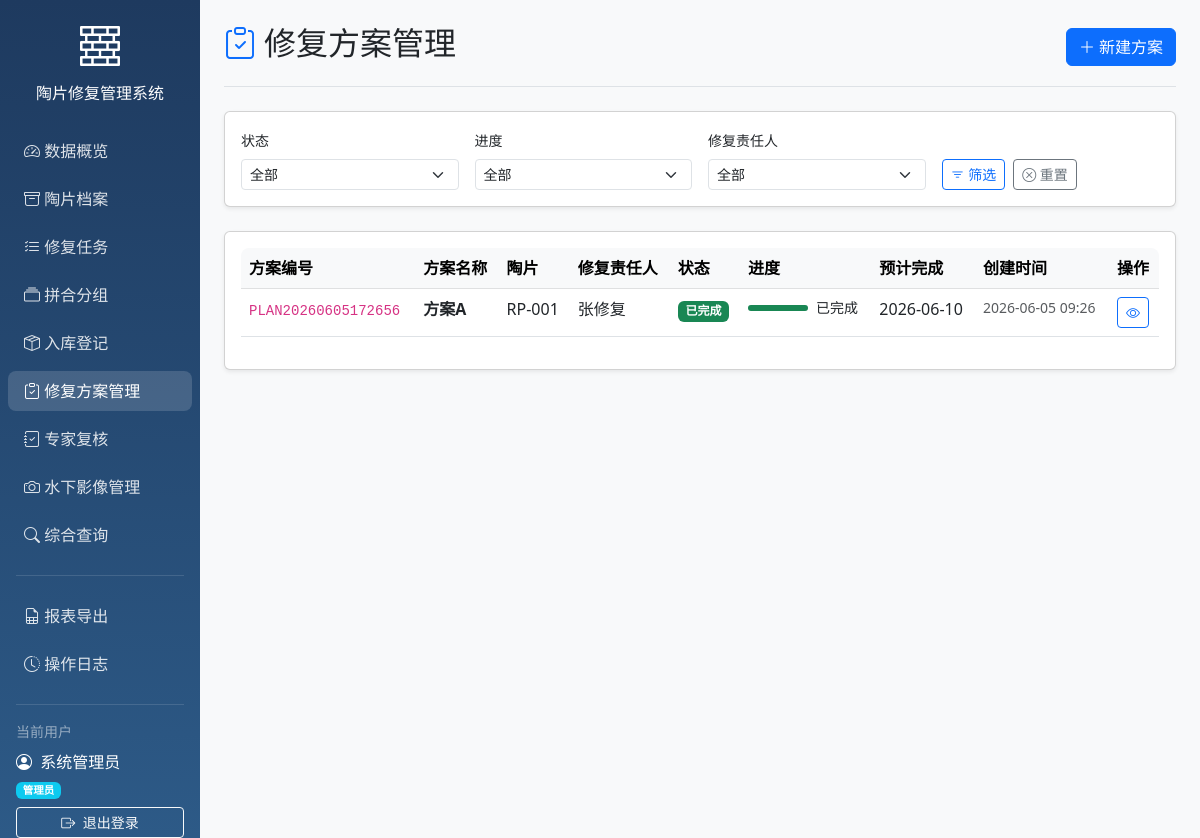
Screenshot of /repair_plans (signed in) with the database file from the repository.
### models/models.py (models this page shows)
class User(Base):
    __tablename__ = "users"
    id = Column(Integer, primary_key=True, index=True)
    username = Column(String, unique=True, index=True)
    hashed_password = Column(String)
    full_name = Column(String)
    role = Column(String, default="修复员")
    created_at = Column(DateTime(timezone=True), server_default=func.now())
    assigned_tasks = relationship("RepairTask", foreign_keys="RepairTask.assignee_id", back_populates="assignee")
    created_tasks = relationship("RepairTask", foreign_keys="RepairTask.creator_id", back_populates="creator")
    operation_logs = relationship("OperationLog", back_populates="user")

class RepairPlan(Base):
    __tablename__ = "repair_plans"
    id = Column(Integer, primary_key=True, index=True)
    plan_number = Column(String, unique=True, index=True)
    pottery_id = Column(Integer, ForeignKey("potteries.id"), nullable=False)
    group_id = Column(Integer, ForeignKey("pottery_groups.id"), nullable=True)
    task_id = Column(Integer, ForeignKey("repair_tasks.id"), nullable=True)
    plan_name = Column(String, nullable=False)
    plan_description = Column(Text)
    repair_method = Column(String)
    materials_used = Column(Text)
    estimated_duration = Column(Integer)
    expected_completion_date = Column(Date)
    status = Column(String, default=RepairPlanStatus.DRAFT)
    progress = Column(String, default=RepairProgress.NOT_STARTED)
    restorer_id = Column(Integer, ForeignKey("users.id"), nullable=True)
    restorer_name = Column(String)
    created_by = Column(Integer, ForeignKey("users.id"))
    submitted_at = Column(DateTime(timezone=True), nullable=True)
    completed_at = Column(DateTime(timezone=True), nullable=True)
    created_at = Column(DateTime(timezone=True), server_default=func.now())
    updated_at = Column(DateTime(timezone=True), onupdate=func.now())
    pottery = relationship("Pottery")
    group = relationship("PotteryGroup")
    task = relationship("RepairTask", foreign_keys=[task_id])
    restorer = relationship("User", foreign_keys=[restorer_id])
    creator = relationship("User", foreign_keys=[created_by])
    review_records = relationship("ReviewRecord", back_populates="repair_plan", cascade="all, delete-orphan")
    comparison_images = relationship("RepairComparisonImage", back_populates="repair_plan", cascade="all, delete-orphan")

class Pottery(Base):
    __tablename__ = "potteries"
    id = Column(Integer, primary_key=True, index=True)
    pottery_number = Column(String, unique=True, index=True)
    water_area = Column(String)
    trench_number = Column(String)
    material = Column(String)
    decoration_description = Column(Text)
    damage_level = Column(String)
    current_status = Column(String)
    recovery_date = Column(Date)
    created_at = Column(DateTime(timezone=True), server_default=func.now())
    updated_at = Column(DateTime(timezone=True), onupdate=func.now())
    is_locked = Column(Boolean, default=False)
    cleaning_records = relationship("CleaningRecord", back_populates="pottery")
    pottery_groups = relationship("PotteryGroupMember", back_populates="pottery")
    storage_record = relationship("StorageRecord", uselist=False, back_populates="pottery")
    images = relationship("PotteryImage", back_populates="pottery", cascade="all, delete-orphan")
    repair_tasks = relationship("RepairTask", back_populates="pottery")

### main.py (the view)
@app.get("/repair_plans", response_class=HTMLResponse)
async def list_repair_plans(
    request: Request,
    current_user: User = Depends(get_current_user),
    db: Session = Depends(get_db),
    status_filter: Optional[str] = None,
    progress_filter: Optional[str] = None,
    restorer_filter: Optional[int] = None,
    pottery_id: Optional[int] = None
):
    query = db.query(RepairPlan)
    if status_filter:
        query = query.filter(RepairPlan.status == status_filter)
    if progress_filter:
        query = query.filter(RepairPlan.progress == progress_filter)
    if restorer_filter:
        query = query.filter(RepairPlan.restorer_id == restorer_filter)
    if pottery_id:
        query = query.filter(RepairPlan.pottery_id == pottery_id)
    plans = query.order_by(RepairPlan.created_at.desc()).all()
    users = db.query(User).all()
    potteries = db.query(Pottery).all()
    return templates.TemplateResponse("repair_plans.html", {
        "request": request,
        "current_user": current_user,
        "plans": plans,
        "users": users,
        "potteries": potteries,
        "status_filter": status_filter,
        "progress_filter": progress_filter,
        "restorer_filter": restorer_filter,
        "pottery_id": pottery_id
    })

### templates/repair_plans.html (shortened to what this page needs)
{% extends "base.html" %}
{% block body %}
<div class="container-fluid">
    <div class="row">
        {% include "sidebar.html" %}
        <main class="col-md-9 ms-sm-auto col-lg-10 px-md-4 main-content">
            <div class="d-flex justify-content-between flex-wrap flex-md-nowrap align-items-center pt-4 pb-3 mb-4 border-bottom">
                <h1 class="h2">
                    <i class="bi bi-clipboard-check text-primary me-2"></i>修复方案管理
                </h1>
                <div class="btn-toolbar mb-2 mb-md-0">
                    <a href="/repair_plans/add" class="btn btn-primary">
                        <i class="bi bi-plus-lg me-1"></i>新建方案
                    </a>
                </div>
            </div>
            <div class="card shadow-sm mb-4">
                <div class="card-body">
                    <form class="row g-3" method="get">
                        <div class="col-md-3">
                            <label class="form-label small">状态</label>
                            <select class="form-select form-select-sm" name="status_filter">
                                <option value="">全部</option>
                            </select>
                        </div>
                        <div class="col-md-3">
                            <label class="form-label small">进度</label>
                            <select class="form-select form-select-sm" name="progress_filter">
                                <option value="">全部</option>
                            </select>
                        </div>
                        <div class="col-md-3">
                            <label class="form-label small">修复责任人</label>
                            <select class="form-select form-select-sm" name="restorer_filter">
                                <option value="">全部</option>
                            </select>
                        </div>
                        <div class="col-md-3 d-flex align-items-end">
                            <button type="submit" class="btn btn-sm btn-outline-primary me-2">
                                <i class="bi bi-filter"></i> 筛选
                            </button>
                            <a href="/repair_plans" class="btn btn-sm btn-outline-secondary">
                                <i class="bi bi-x-circle"></i> 重置
                            </a>
                        </div>
                    </form>
                </div>
            </div>
            <div class="card shadow-sm">
                <div class="card-body">
                    <div class="table-responsive">
                        <table class="table table-hover">
                            <thead class="table-light">
                                <tr>
                                    <th>方案编号</th>
                                    <th>方案名称</th>
                                    <th>陶片</th>
                                    <th>修复责任人</th>
                                    <th>状态</th>
                                    <th>进度</th>
                                    <th>预计完成</th>
                                    <th>创建时间</th>
                                    <th>操作</th>
                                </tr>
                            </thead>
                            <tbody>
                                {% for plan in plans %}
                                <tr onclick="window.location='/repair_plans/{{ plan.id }}'" style="cursor: pointer;">
                                    <td><code class="small">{{ plan.plan_number }}</code></td>
                                    <td><strong>{{ plan.plan_name }}</strong></td>
                                    <td>{{ plan.pottery.pottery_number }}</td>
                                    <td>{{ plan.restorer_name or (plan.restorer.full_name if plan.restorer else '-') }}</td>
                                    <td>
                                        {% if plan.status == '草稿' %}
                                        <span class="badge bg-secondary">草稿</span>
                                        {% elif plan.status == '已提交' %}
                                        <span class="badge bg-info">已提交</span>
                                        {% elif plan.status == '复核中' %}
                                        <span class="badge bg-warning">复核中</span>
                                        {% elif plan.status == '已通过' %}
                                        <span class="badge bg-success">已通过</span>
                                        {% elif plan.status == '已驳回' %}
                                        <span class="badge bg-danger">已驳回</span>
                                        {% elif plan.status == '修复中' %}
                                        <span class="badge bg-primary">修复中</span>
                                        {% elif plan.status == '已完成' %}
                                        <span class="badge bg-success">已完成</span>
                                        {% else %}
                                        <span class="badge bg-light text-dark">{{ plan.status }}</span>
                                        {% endif %}
                                    </td>
                                    <td>
                                        <div class="d-flex align-items-center">
                                            <div class="progress me-2" style="width: 60px; height: 6px;">
                                                {% set progress_map = {'未开始': 0, '准备中': 10, '清洗中': 25, '拼合中': 40, '修复中': 60, '补色中': 80, '收尾中': 90, '已完成': 100} %}
                                                {% set p = progress_map.get(plan.progress, 0) %}
                                                <div class="progress-bar {% if p >= 100 %}bg-success{% elif p >= 60 %}bg-primary{% elif p >= 30 %}bg-warning{% else %}bg-info{% endif %}" style="width: {{ p }}%"></div>
                                            </div>
                                            <small>{{ plan.progress }}</small>
                                        </div>
                                    </td>
                                    <td>{{ plan.expected_completion_date|strftime if plan.expected_completion_date else '-' }}</td>
                                    <td class="small text-muted">{{ plan.created_at|strftime_full }}</td>
                                    <td>
                                        <div class="btn-group btn-group-sm" onclick="event.stopPropagation()">
                                            <a href="/repair_plans/{{ plan.id }}" class="btn btn-outline-primary" title="查看详情">
                                                <i class="bi bi-eye"></i>
                                            </a>
                                        </div>
                                    </td>
                                </tr>
                                {% endfor %}
                            </tbody>
                        </table>
                    </div>
                </div>
            </div>
        </main>
    </div>
</div>
{% endblock %}

### templates/sidebar.html
<div class="sidebar col-md-3 col-lg-2 d-md-block p-0">
    <div class="position-sticky pt-3">
        <div class="text-center mb-4 px-3">
            <i class="bi bi-bricks text-white" style="font-size: 2.5rem;"></i>
            <h6 class="text-white mt-2 mb-0">陶片修复管理系统</h6>
        </div>
        <ul class="nav flex-column">
            <li class="nav-item">
                <a class="nav-link {% if request.url.path == '/' %}active{% endif %}" href="/">
                    <i class="bi bi-speedometer2"></i>
                    数据概览
                </a>
            </li>
            <li class="nav-item">
                <a class="nav-link {% if '/potteries' in request.url.path %}active{% endif %}" href="/potteries">
                    <i class="bi bi-archive"></i>
                    陶片档案
                </a>
            </li>
            <li class="nav-item">
                <a class="nav-link {% if '/tasks' in request.url.path %}active{% endif %}" href="/tasks">
                    <i class="bi bi-list-check"></i>
                    修复任务
                </a>
            </li>
            <li class="nav-item">
                <a class="nav-link {% if '/groups' in request.url.path %}active{% endif %}" href="/groups">
                    <i class="bi bi-collection"></i>
                    拼合分组
                </a>
            </li>
            <li class="nav-item">
                <a class="nav-link {% if '/storage' in request.url.path %}active{% endif %}" href="/storage">
                    <i class="bi bi-box-seam"></i>
                    入库登记
                </a>
            </li>
            <li class="nav-item">
                <a class="nav-link {% if '/repair_plans' in request.url.path %}active{% endif %}" href="/repair_plans">
                    <i class="bi bi-clipboard-check"></i>
                    修复方案管理
                </a>
            </li>
            <li class="nav-item">
                <a class="nav-link {% if '/reviews' in request.url.path %}active{% endif %}" href="/reviews">
                    <i class="bi bi-journal-check"></i>
                    专家复核
                </a>
            </li>
            <li class="nav-item">
                <a class="nav-link {% if '/underwater_images' in request.url.path %}active{% endif %}" href="/underwater_images">
                    <i class="bi bi-camera"></i>
                    水下影像管理
                </a>
            </li>
            <li class="nav-item">
                <a class="nav-link {% if '/search' in request.url.path %}active{% endif %}" href="/search">
                    <i class="bi bi-search"></i>
                    综合查询
                </a>
            </li>
        </ul>
        <hr class="text-white-50 mx-3">
        <ul class="nav flex-column">
            <li class="nav-item">
                <a class="nav-link {% if '/reports' in request.url.path %}active{% endif %}" href="/reports">
                    <i class="bi bi-file-earmark-spreadsheet"></i>
                    报表导出
                </a>
            </li>
            <li class="nav-item">
                <a class="nav-link {% if '/logs' in request.url.path %}active{% endif %}" href="/logs">
                    <i class="bi bi-clock-history"></i>
                    操作日志
                </a>
            </li>
        </ul>
        <hr class="text-white-50 mx-3">
        <div class="px-3">
            <div class="text-white-50 small mb-2">当前用户</div>
            <div class="text-white mb-1">
                <i class="bi bi-person-circle me-1"></i>
                {{ current_user.full_name or current_user.username }}
            </div>
            <div class="text-white-50 small mb-2">
                <span class="badge bg-info">{{ current_user.role }}</span>
            </div>
            <a href="/logout" class="btn btn-outline-light btn-sm w-100">
                <i class="bi bi-box-arrow-right me-1"></i>
                退出登录
            </a>
        </div>
    </div>
</div>

### templates/base.html (style rules this page uses)
.sidebar { min-height: 100vh; background: linear-gradient(180deg, #1e3a5f 0%, #2d5a87 100%); }
.sidebar .nav-link { color: rgba(255,255,255,0.85); border-radius: 8px; margin: 4px 8px; transition: all 0.2s; }
.sidebar .nav-link:hover, .sidebar .nav-link.active { color: white; background: rgba(255,255,255,0.15); }
.sidebar .nav-link i { width: 24px; }
.main-content { background-color: #f8f9fa; min-height: 100vh; }
.table-responsive { border-radius: 8px; }

### rows the page displays
User: full_name "系统管理员", role "管理员"
RepairPlan: plan_number "PLAN20260605172656", plan_name "方案A", pottery.pottery_number "RP-001", restorer_name.full_name "张修复", status "已完成", {{ p }} 100 (drawn), progress "已完成", expected_completion_date|strftime "2026-06-10", created_at|strftime_full "2026-06-05 09:26"
